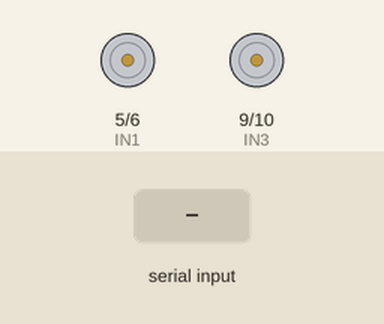
The sketch below on a simulated Arduino Uno, built with avr-gcc and run on an emulated ATmega328P. On the bench: motor-driver pin pairs drawn as motors (green arrow = first pin HIGH = forward, orange = second pin HIGH = backward, longer = more drive). Inputs (shaded band) come from the test bench.

Above: at 1.2 s.
1.3 s: "FORWARD\n" received over Serial
At 1.7 s:
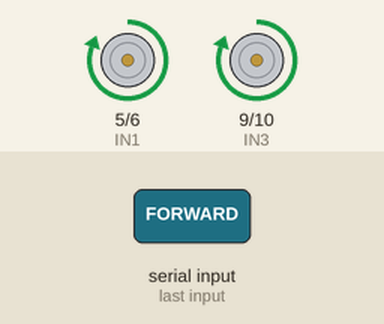
2.8 s: "BACKWARD\n" received over Serial
At 4.0 s:
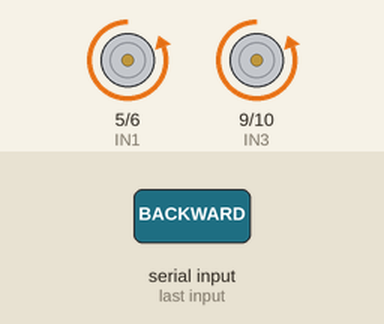
4.3 s: "LEFT\n" received over Serial
At 5.1 s:
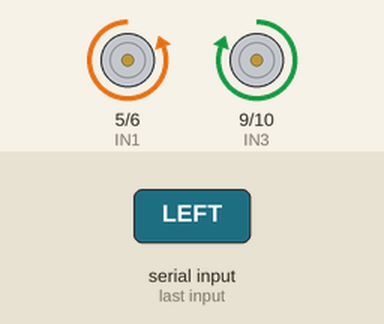
5.8 s: "RIGHT\n" received over Serial
At 6.3 s:
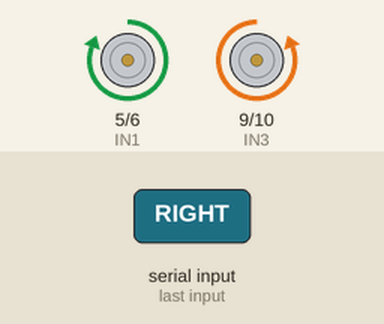
7.3 s: "1\n" received over Serial
At 8.5 s:
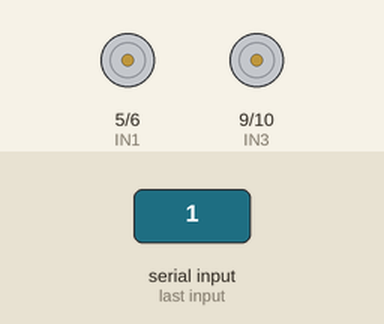
Timing chart, 0 to 9.8 s (numbered marks = the images above; inputs shaded):
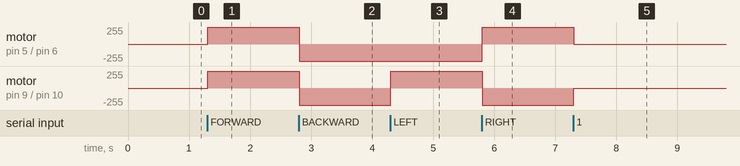

The sketch:

receiver.ino
```cpp
String command;

void setup() {
  Serial.begin(9600);
  pinMode(5, OUTPUT);  // IN1
  pinMode(6, OUTPUT);  // IN2
  pinMode(9, OUTPUT);  // IN3
  pinMode(10, OUTPUT); // IN4
}

void loop() {
  if (Serial.available()) {
    command = Serial.readStringUntil('\n');

    if (command == "FORWARD") {
      digitalWrite(5, HIGH); digitalWrite(6, LOW);
      digitalWrite(9, HIGH); digitalWrite(10, LOW);
    } else if (command == "BACKWARD") {
      digitalWrite(5, LOW); digitalWrite(6, HIGH);
      digitalWrite(9, LOW); digitalWrite(10, HIGH);
    } else if (command == "LEFT") {
      digitalWrite(5, LOW); digitalWrite(6, HIGH);
      digitalWrite(9, HIGH); digitalWrite(10, LOW);
    } else if (command == "RIGHT") {
      digitalWrite(5, HIGH); digitalWrite(6, LOW);
      digitalWrite(9, LOW); digitalWrite(10, HIGH);
    } else {
      digitalWrite(5, LOW); digitalWrite(6, LOW);
      digitalWrite(9, LOW); digitalWrite(10, LOW);
    }
  }
}
```

Measured:
- after the input at 1.3 s, motor on pin 5 (IN1) / pin 6 (IN2), motor on pin 9 (IN3) / pin 10 (IN4): stopped → forward 255/255 at once
- after the input at 2.8 s, motor on pin 5 (IN1) / pin 6 (IN2), motor on pin 9 (IN3) / pin 10 (IN4): forward 255/255 → backward 255/255 at once
- after the input at 4.3 s, motor on pin 9 (IN3) / pin 10 (IN4): backward 255/255 → forward 255/255 at once
- after the input at 5.8 s, motor on pin 5 (IN1) / pin 6 (IN2): backward 255/255 → forward 255/255 at once; motor on pin 9 (IN3) / pin 10 (IN4): forward 255/255 → backward 255/255 at once
- after the input at 7.3 s, motor on pin 5 (IN1) / pin 6 (IN2): forward 255/255 → stopped at once; motor on pin 9 (IN3) / pin 10 (IN4): backward 255/255 → stopped at once
